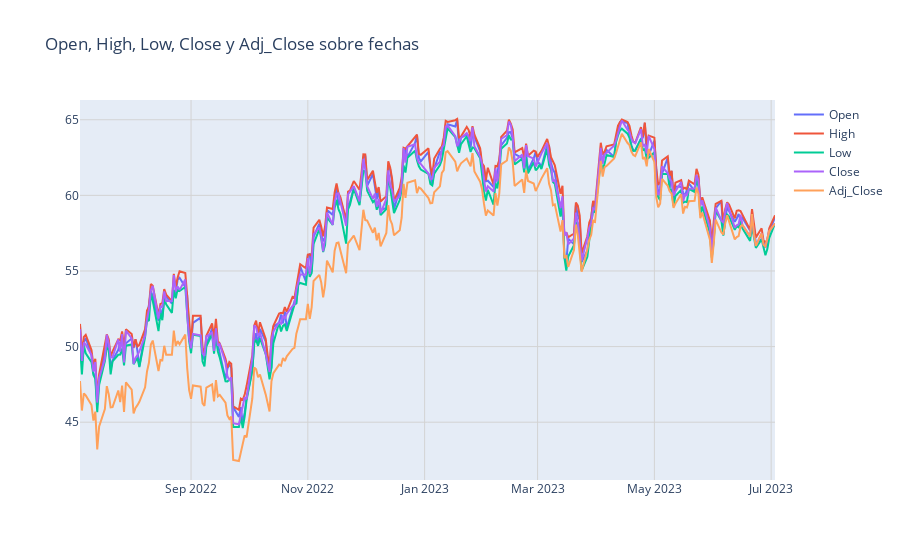

The notebook cell this image was saved under:
### Markdown cell above
Durante el período analizado, hemos observado que el aumento en los precios de las acciones ha diferido de las expectativas iniciales aunque se proyectaba un incremento del 70%.

A pesar de que la gráfica muestra una tendencia ascendente en la mayoría del período analizado y que coincide en gran parte del 26-sept al 30-nov, el crecimiento real no ha mantenido su ritmo de crecimiento desde el precio minimo del año al precio máximo.

Es muy probable que esta tendencia haya visto interrumpida por las medias tomadas por el gobierno:

   1. Real Decreto-ley 6/2022 que produce una nueva reducción de los precios de los cargos de electricidad.
   2. Real Decreto-ley 20/2022 que prorroga la reducción del Impuesto Especial sobre la Electricidad de un 5,1% a tan solo un 0,5%.
   3. El anterior Real-Decreto que  prorroga la reducción del IVA del 10% al 5%.
   4. Real Decreto-ley 10/2022 por le que se ha estableció el denominado mecanismo de ajuste del tope del precio al gas, que permite el desacoplamiento del precio del gas que se utiliza para generar la electricidad.

"Datos extraídos de: Nuevas medidas del gobierno en marzo 2022 para contener el precio de la luz. Disponible en: https://www.totalenergies.es/es/hogares/blog/energia-actualidad/nuevas-medidas-gobierno-marzo-2022-contener-precio-luz."

En resumen: en octubre y noviembre el crecimiento ha sido constante y de un 70% tal y como marca la linea roja.  Si bien podemos observar que al comenzar diciembre este crecimiento se ha ido frenando e impidió llegar a un crecimiento del 70%, también podemos afirmar que el contexto geopolítico de la guerra entre Rusia y Ucrania ha influido en el precio de las acciones de la compañia ya que durante todo el periodo ha tenido un crecimiento total del 48.3%

### Code cell
#Graficamos todas las variables en un gráfico de líneas, menos la variable volume que tiene unas medidas distintas.
fig = go.Figure([go.Scatter(x=df['Date'], y=df[column], name=column) for column in df.columns[1:-1]])

fig.update_layout(title='Open, High, Low, Close y Adj_Close sobre fechas')

fig.update_xaxes(showgrid=True, gridcolor='lightgrey')
fig.update_yaxes(showgrid=True, gridcolor='lightgrey')

fig.show()

### Figure 1 — Plotly figure (JSON) as saved in the notebook; plotly's stock layout.template omitted (floating-point values rounded to 4 significant figures; data arrays with more than 128 entries replaced by an {"elided": "..."} marker saying what was removed)
{"data": [{"name": "Open", "type": "scatter", "x": {"elided": "251 str values"}, "y": {"elided": "251 float values"}}, {"name": "High", "type": "scatter", "x": {"elided": "251 str values"}, "y": {"elided": "251 float values"}}, {"name": "Low", "type": "scatter", "x": {"elided": "251 str values"}, "y": {"elided": "251 float values"}}, {"name": "Close", "type": "scatter", "x": {"elided": "251 str values"}, "y": {"elided": "251 float values"}}, {"name": "Adj_Close", "type": "scatter", "x": {"elided": "251 str values"}, "y": {"elided": "251 float values"}}], "layout": {"title": {"text": "Open, High, Low, Close y Adj_Close sobre fechas"}, "xaxis": {"gridcolor": "lightgrey", "showgrid": true}, "yaxis": {"gridcolor": "lightgrey", "showgrid": true}}}
